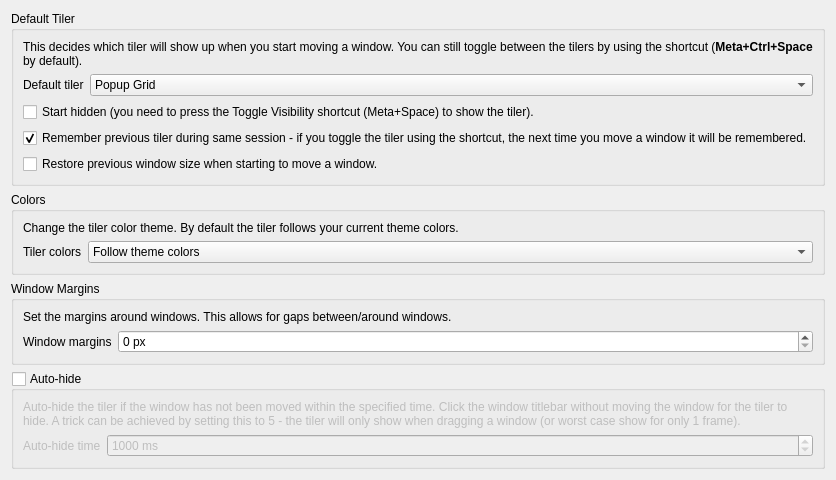
     <widget class="QWidget" name="tab_general">
      <attribute name="icon">
       <iconset theme="input-mouse"/>
      </attribute>
      <attribute name="title">
       <string>General</string>
      </attribute>
      <layout class="QVBoxLayout" name="verticalLayout_general">
       <item>
        <widget class="QGroupBox" name="groupBox_defaultTiler">
         <property name="enabled">
          <bool>true</bool>
         </property>
         <property name="title">
          <string>Default Tiler</string>
         </property>
         <property name="alignment">
          <set>Qt::AlignmentFlag::AlignLeading|Qt::AlignmentFlag::AlignLeft|Qt::AlignmentFlag::AlignTop</set>
         </property>
         <property name="checkable">
          <bool>false</bool>
         </property>
         <layout class="QVBoxLayout" name="verticalLayout_restoreType">
          <item>
           <widget class="QLabel" name="label_restoreTypeExplanation">
            <property name="text">
             <string>&lt;html&gt;&lt;head/&gt;&lt;body&gt;&lt;p&gt;This decides which tiler will show up when you start moving a window. You can still toggle between the tilers by using the shortcut (&lt;span style=&quot; font-weight:700;&quot;&gt;Meta+Ctrl+Space&lt;/span&gt; by default).&lt;/p&gt;&lt;/body&gt;&lt;/html&gt;</string>
            </property>
            <property name="wordWrap">
             <bool>true</bool>
            </property>
           </widget>
          </item>
          <item>
           <layout class="QFormLayout" name="formLayout_defaultTiler">
            <item row="0" column="1">
             <widget class="QComboBox" name="kcfg_defaultTiler">
              <property name="sizePolicy">
               <sizepolicy hsizetype="Expanding" vsizetype="Fixed">
                <horstretch>0</horstretch>
                <verstretch>0</verstretch>
               </sizepolicy>
              </property>
              <property name="currentText">
               <string>Popup Grid</string>
              </property>
              <property name="currentIndex">
               <number>0</number>
              </property>
              <item>
               <property name="text">
                <string>Popup Grid</string>
               </property>
              </item>
              <item>
               <property name="text">
                <string>Overlay</string>
               </property>
              </item>
             </widget>
            </item>
            <item row="0" column="0">
             <widget class="QLabel" name="label_defaultTiler">
              <property name="text">
               <string>Default tiler</string>
              </property>
             </widget>
            </item>
           </layout>
          </item>
          <item>
           <widget class="QCheckBox" name="kcfg_startHidden">
            <property name="text">
             <string>Start hidden (you need to press the Toggle Visibility shortcut (Meta+Space) to show the tiler).</string>
            </property>
           </widget>
          </item>
          <item>
           <widget class="QCheckBox" name="kcfg_rememberTiler">
            <property name="enabled">
             <bool>true</bool>
            </property>
            <property name="text">
             <string>Remember previous tiler during same session - if you toggle the tiler using the shortcut, the next time you move a window it will be remembered.</string>
            </property>
            <property name="checked">
             <bool>true</bool>
            </property>
           </widget>
          </item>
          <item>
           <widget class="QCheckBox" name="kcfg_restoreSize">
            <property name="text">
             <string>Restore previous window size when starting to move a window.</string>
            </property>
           </widget>
          </item>
         </layout>
        </widget>
       </item>
       <item>
        <widget class="QGroupBox" name="groupBox_6">
         <property name="title">
          <string>Colors</string>
         </property>
         <layout class="QVBoxLayout" name="verticalLayout_14">
          <item>
           <widget class="QLabel" name="label_42">
            <property name="text">
             <string>Change the tiler color theme. By default the tiler follows your current theme colors.</string>
            </property>
           </widget>
          </item>
          <item>
           <layout class="QFormLayout" name="formLayout_3">
            <item row="0" column="0">
             <widget class="QLabel" name="label_37">
              <property name="text">
               <string>Tiler colors</string>
              </property>
             </widget>
            </item>
            <item row="0" column="1">
             <widget class="QComboBox" name="kcfg_theme">
              <property name="sizePolicy">
               <sizepolicy hsizetype="Expanding" vsizetype="Fixed">
                <horstretch>0</horstretch>
                <verstretch>0</verstretch>
               </sizepolicy>
              </property>
              <item>
               <property name="text">
                <string>Follow theme colors</string>
               </property>
              </item>
              <item>
               <property name="text">
                <string>Alpha test blue</string>
               </property>
              </item>
              <item>
               <property name="text">
                <string>Orange</string>
               </property>
              </item>
              <item>
               <property name="text">
                <string>Red (light background)</string>
               </property>
              </item>
              <item>
               <property name="text">
                <string>Red (dark background)</string>
               </property>
              </item>
              <item>
               <property name="text">
                <string>Lime green</string>
               </property>
              </item>
              <item>
               <property name="text">
                <string>Purple</string>
               </property>
              </item>
              <item>
               <property name="text">
                <string>Green</string>
               </property>
              </item>
              <item>
               <property name="text">
                <string>Yellow</string>
               </property>
              </item>
              <item>
               <property name="text">
                <string>Blue</string>
               </property>
              </item>
             </widget>
            </item>
           </layout>
          </item>
         </layout>
        </widget>
       </item>
       <item>
        <widget class="QGroupBox" name="groupBox">
         <property name="enabled">
          <bool>true</bool>
         </property>
         <property name="title">
          <string>Window Margins</string>
         </property>
         <layout class="QVBoxLayout" name="verticalLayout_9">
          <item>
           <widget class="QLabel" name="label_28">
            <property name="text">
             <string>Set the margins around windows. This allows for gaps between/around windows.</string>
            </property>
            <property name="wordWrap">
             <bool>true</bool>
            </property>
           </widget>
          </item>
          <item>
           <layout class="QFormLayout" name="formLayout">
            <item row="0" column="0">
             <widget class="QLabel" name="label_27">
              <property name="text">
               <string>Window margins</string>
              </property>
             </widget>
            </item>
            <item row="0" column="1">
             <widget class="QSpinBox" name="kcfg_tileMargin">
              <property name="sizePolicy">
               <sizepolicy hsizetype="MinimumExpanding" vsizetype="Fixed">
                <horstretch>0</horstretch>
                <verstretch>0</verstretch>
               </sizepolicy>
              </property>
              <property name="suffix">
               <string> px</string>
              </property>
              <property name="maximum">
               <number>100</number>
              </property>
              <property name="singleStep">
               <number>1</number>
              </property>
              <property name="stepType">
               <enum>QAbstractSpinBox::StepType::DefaultStepType</enum>
              </property>
             </widget>
            </item>
           </layout>
          </item>
         </layout>
        </widget>
       </item>
       <item>
        <widget class="QGroupBox" name="kcfg_autoHide">
         <property name="title">
          <string>Auto-hide</string>
         </property>
         <property name="checkable">
          <bool>true</bool>
         </property>
         <property name="checked">
          <bool>false</bool>
         </property>
         <layout class="QVBoxLayout" name="verticalLayout_15">
          <item>
           <widget class="QLabel" name="label_22">
            <property name="text">
             <string>Auto-hide the tiler if the window has not been moved within the specified time. Click the window titlebar without moving the window for the tiler to hide. A trick can be achieved by setting this to 5 - the tiler will only show when dragging a window (or worst case show for only 1 frame).</string>
            </property>
            <property name="wordWrap">
             <bool>true</bool>
            </property>
           </widget>
          </item>
          <item>
           <layout class="QFormLayout" name="formLayout_4">
            <item row="0" column="0">
             <widget class="QLabel" name="label_23">
              <property name="text">
               <string>Auto-hide time</string>
              </property>
             </widget>
            </item>
            <item row="0" column="1">
             <widget class="QSpinBox" name="kcfg_autoHideTime">
              <property name="sizePolicy">
               <sizepolicy hsizetype="MinimumExpanding" vsizetype="Fixed">
                <horstretch>0</horstretch>
                <verstretch>0</verstretch>
               </sizepolicy>
              </property>
              <property name="suffix">
               <string> ms</string>
              </property>
              <property name="minimum">
               <number>5</number>
              </property>
              <property name="maximum">
               <number>3000</number>
              </property>
              <property name="singleStep">
               <number>250</number>
              </property>
              <property name="value">
               <number>1000</number>
              </property>
             </widget>
            </item>
           </layout>
          </item>
         </layout>
        </widget>
       </item>
       <item>
        <spacer name="verticalSpacer_general">
         <property name="orientation">
          <enum>Qt::Orientation::Vertical</enum>
         </property>
         <property name="sizeType">
          <enum>QSizePolicy::Policy::MinimumExpanding</enum>
         </property>
         <property name="sizeHint" stdset="0">
          <size>
           <width>0</width>
           <height>0</height>
          </size>
         </property>
        </spacer>
       </item>
      </layout>
      <zorder>verticalSpacer_general</zorder>
      <zorder>groupBox_defaultTiler</zorder>
      <zorder>groupBox</zorder>
      <zorder>groupBox_6</zorder>
      <zorder>kcfg_autoHide</zorder>
     </widget>
